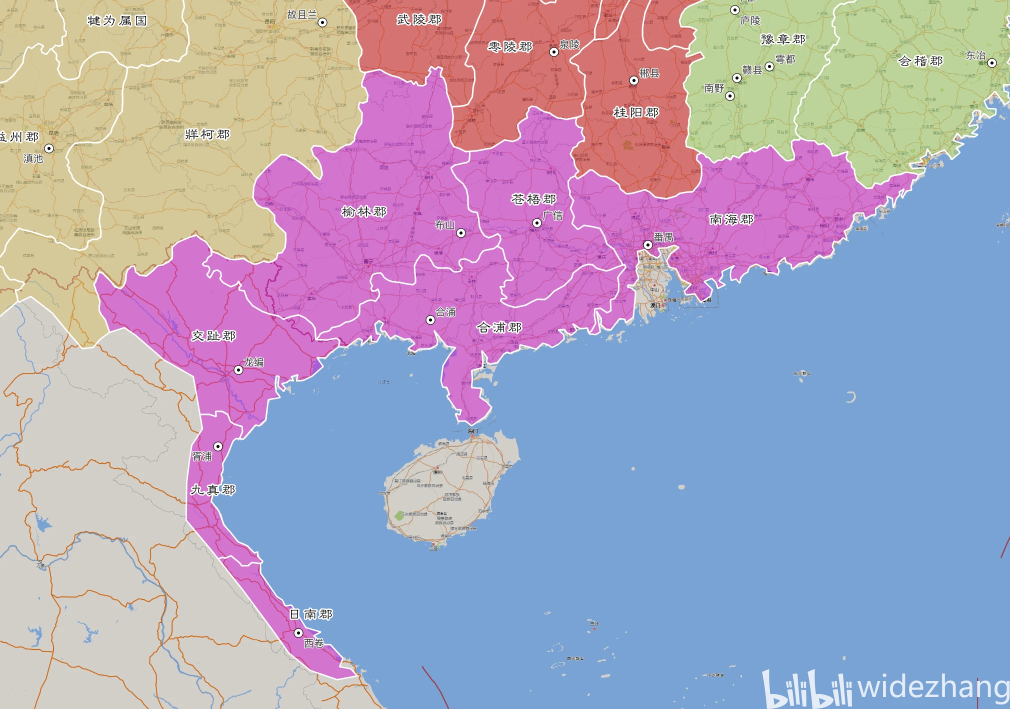
#> input picture docs/ref_imgs/交州.png, 2020 x 1418 px, given in place of overview_13states.png, which was not available (shown at 1/2 size)
$ python digitize_server.py   (older library calls are emulated)
#> lines starting #> are read from the running program, lines starting #| are printed output that depends on the picture; after the words box and inside, x2 and y2 are one past the last pixel; in counts of white or black regions, pixels touching at a corner belong together; pictures that were not available may be replaced by others from this repository, and a replacement may not be noted
"""
digitize_server.py — 本地服务：
1. 提供 digitize.html 与参考图
2. 接收用户点击的州界顶点 (像素坐标)
3. 吸附到参考图真实边线 + 沿边线行走加密成密集边界
4. GCP仿射 → 经纬度，写出 viewer/thirteen_states.geojson / .js
"""
import json, os, math
from http.server import HTTPServer, SimpleHTTPRequestHandler
from urllib.parse import urlparse
import numpy as np
from PIL import Image
import cv2

HERE = os.path.dirname(os.path.abspath(__file__))
WORK = HERE
VIEWER = os.path.join(WORK, 'viewer')
OV_IMG = os.path.join(VIEWER, 'overview_13states.png')
GEOJSON_OUT = os.path.join(VIEWER, 'thirteen_states.geojson')
JS_OUT = os.path.join(VIEWER, 'thirteen_states.js')

# GCP 仿射 (pixel→lonlat)，已在 13 GCP 上校验
FL = [0.02061693, -0.00035784, 90.41403543]
FA = [-0.00099964, -0.01710138, 45.09665433]
def p2ll(x, y):
    return FL[0]*x + FL[1]*y + FL[2], FA[0]*x + FA[1]*y + FA[2]

# 预计算边线图 (参考图梯度)
_ov = np.asarray(Image.open(OV_IMG).convert('RGB')).astype(np.uint8)
#> _ov is the input picture: shape (1418, 2020, 3); mean R, G, B 172, 165.6, 190.4
_H, _W = _ov.shape[:2]
_gray = cv2.cvtColor(_ov, cv2.COLOR_RGB2GRAY).astype(np.float32)
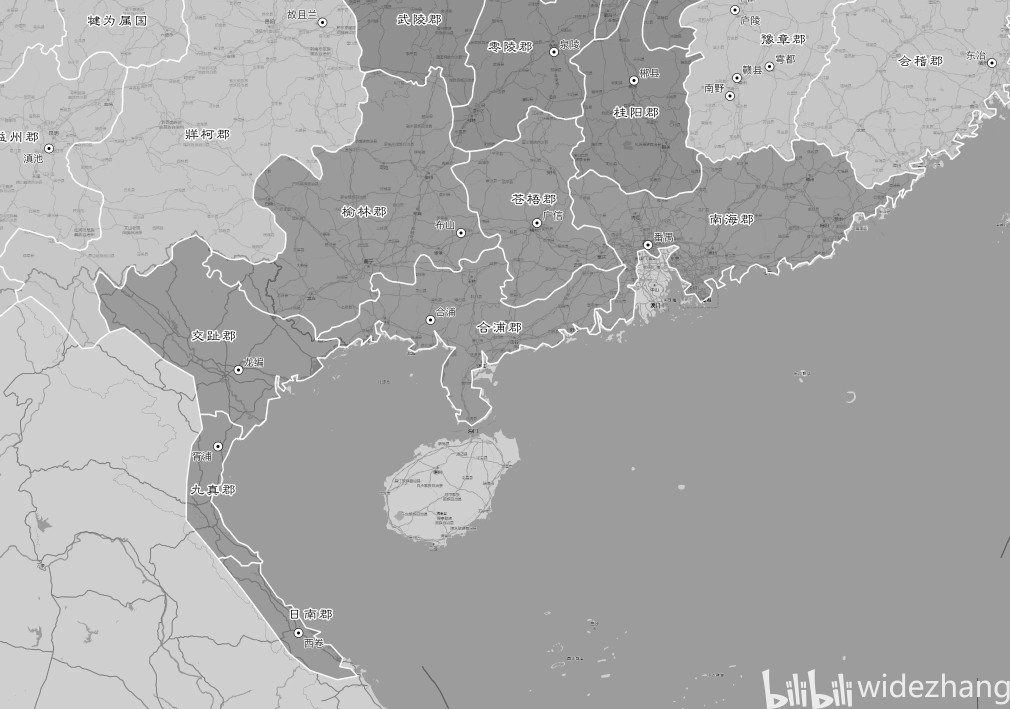
#> _gray: shape (1418, 2020) float32 (shown at 1/2 size); min 0, max 255, mean 170.3
gx = cv2.Sobel(_gray, cv2.CV_32F, 1, 0, ksize=3)
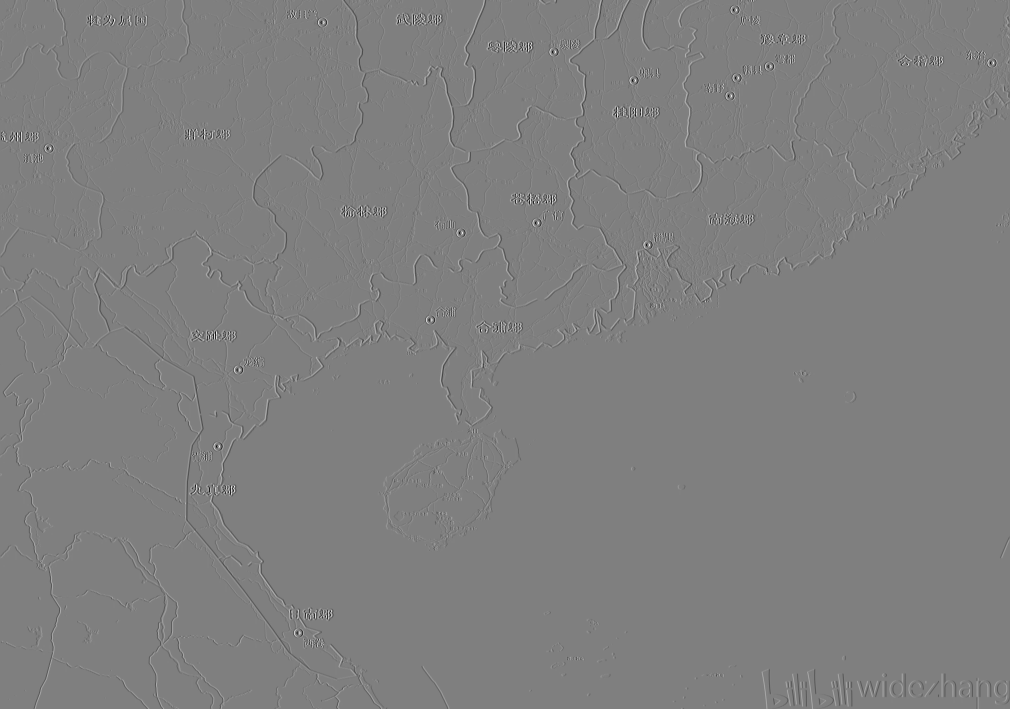
#> gx: shape (1418, 2020) float32 (shown at 1/2 size); min -1020, max 1020, mean -0.2; drawn with min black and max white
gy = cv2.Sobel(_gray, cv2.CV_32F, 0, 1, ksize=3)
_grad = np.sqrt(gx**2 + gy**2)
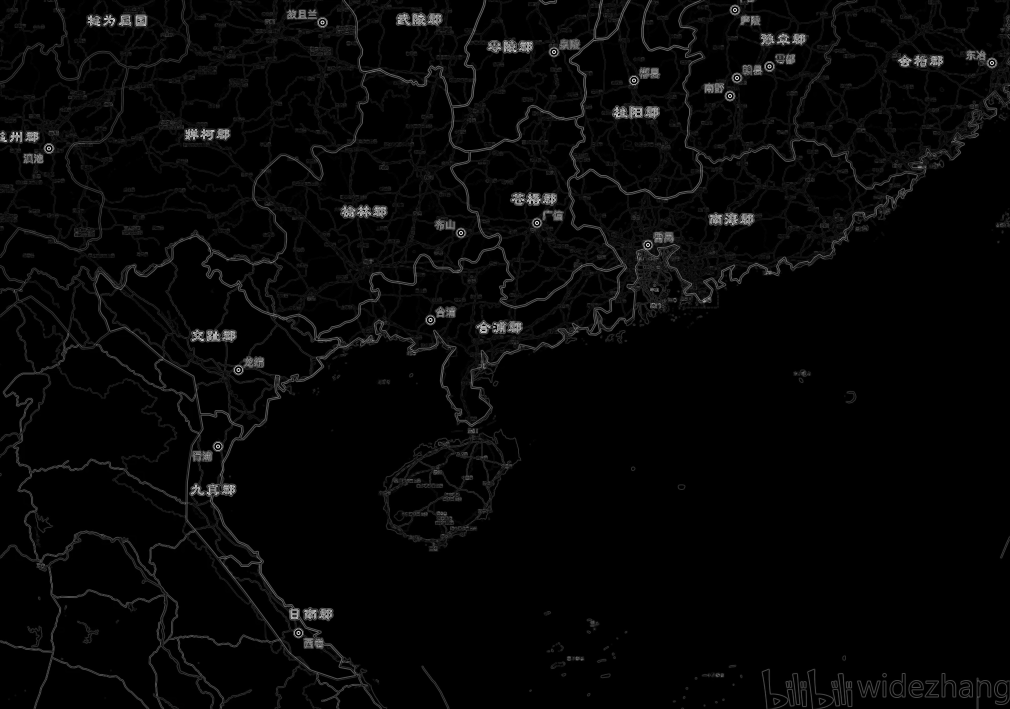
#> _grad: shape (1418, 2020) float32 (shown at 1/2 size); min 0, max 1101.4, mean 28.4; drawn with min black and max white
EDGE = (_grad > 40).astype(np.uint8)
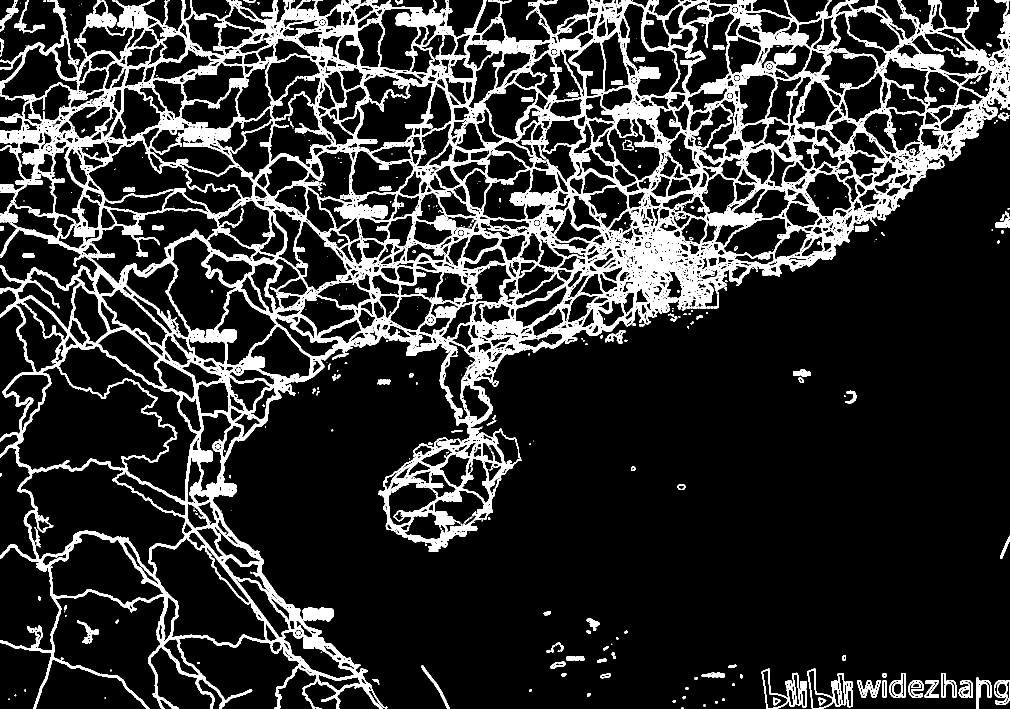
#> EDGE: shape (1418, 2020) (shown at 1/2 size); values 0 (black) and 1 (white), 15.5% white; 601 white regions (450 under 20 px), largest, box (x1, y1, x2, y2) and area: (0, 0, 2020, 1418) 420055, (605, 1214, 668, 1243) 1410, (1277, 133, 1321, 158) 942
print(f'[server] 边线像素: {int(EDGE.sum()):,} / {_H*_W:,}')
#| [server] 边线像素: 445,282 / 2,864,360

# [101 lines left out: functions snap_to_edge, densify_segment, polygon_dense, build_geojson, not called in this run]

class H(SimpleHTTPRequestHandler):
    # [29 lines left out: functions _send, do_GET, do_POST, not called in this run]
    def log_message(self, *a): pass

if __name__ == '__main__':
    os.chdir(VIEWER)
#> (the run stopped early here; a loop or call above may not have finished)

$ run again, on docs/ref_imgs/兖州.png
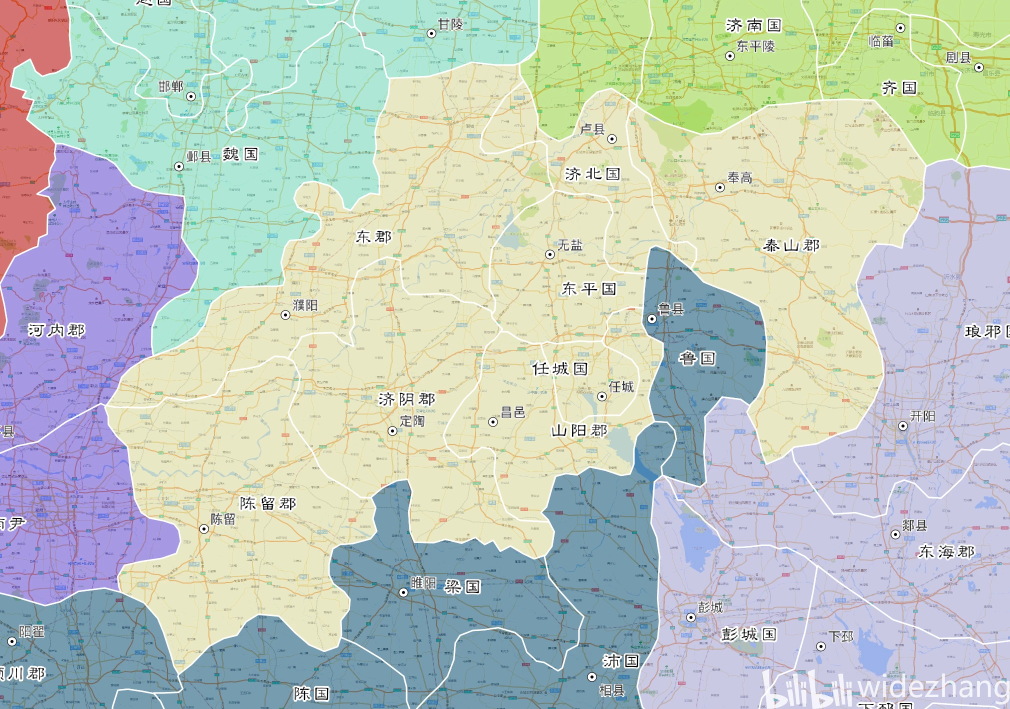
#> input picture docs/ref_imgs/兖州.png, 2020 x 1418 px, given in place of overview_13states.png, which was not available (shown at 1/2 size)
#> _ov is the input picture: shape (1418, 2020, 3); mean R, G, B 190.8, 201.2, 192
#> `_grad = np.sqrt(gx**2 + gy**2)`:
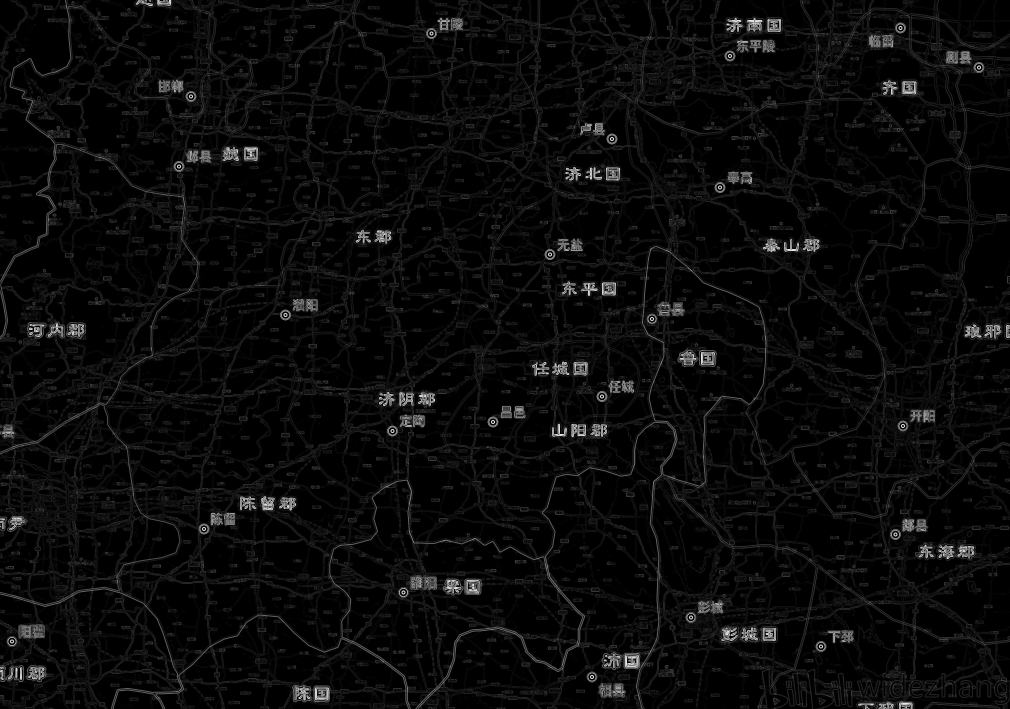
#> _grad: shape (1418, 2020) float32 (shown at 1/2 size); min 0, max 1098.9, mean 45.4; drawn with min black and max white
#> `EDGE = (_grad > 40).astype(np.uint8)`:
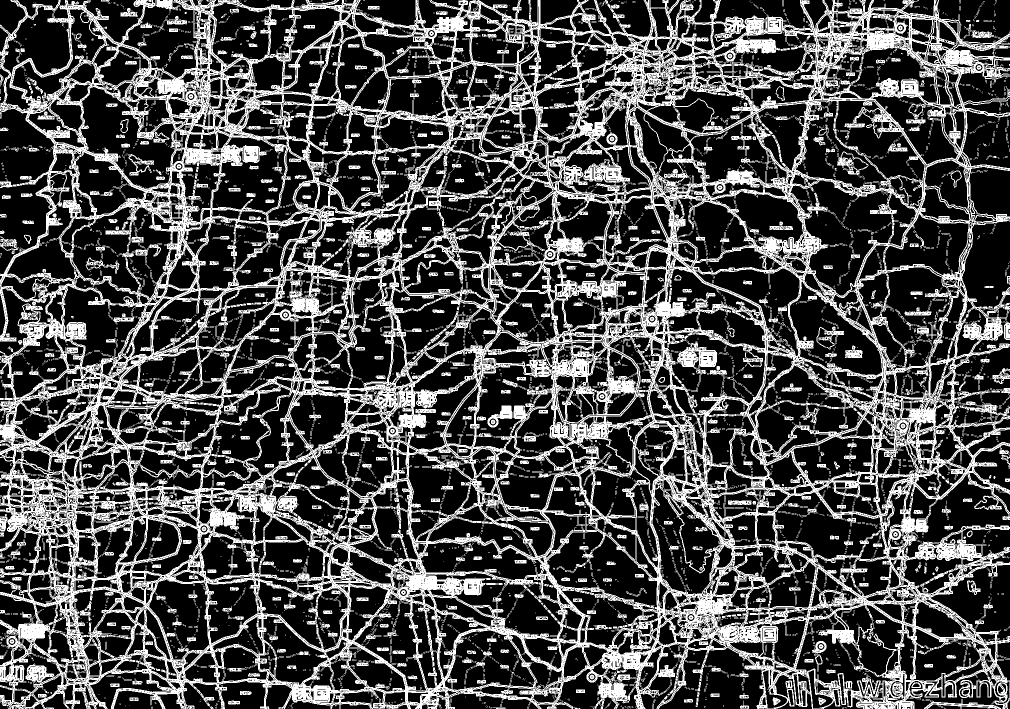
#> EDGE: shape (1418, 2020) (shown at 1/2 size); values 0 (black) and 1 (white), 29.5% white; 6516 white regions (5869 under 20 px), largest, box (x1, y1, x2, y2) and area: (0, 0, 2020, 1418) 753733, (1352, 683, 1435, 774) 2609, (1919, 803, 2020, 834) 966
#| [server] 边线像素: 845,175 / 2,864,360
